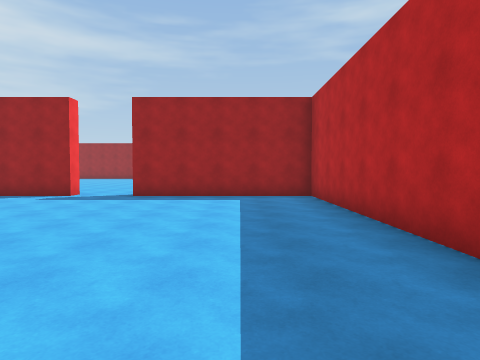
[1] (above)

24 first-person views from a walk through a Unity game level. The camera is 1.5 m above the floor, tilts 2° down and sees 75° across. The floor is counted in squares, 2 m on a side. Each view is taken from the middle of a square. On the plan, view 1 faces up. The plan holds only what a view shows up to about 10 squares ahead; the rest is blank. The place goes on beyond the plan.

[2]
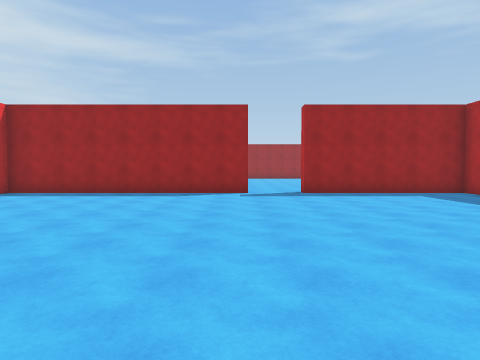

[3]
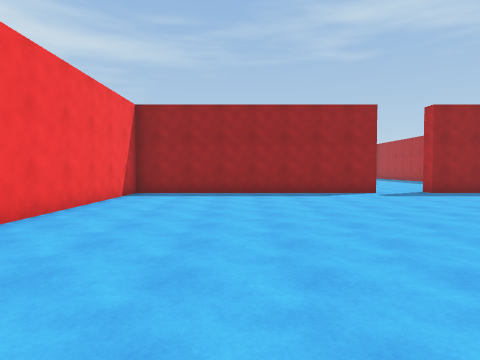

[4]
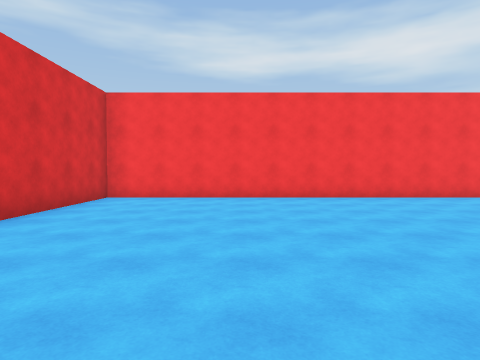

[5]
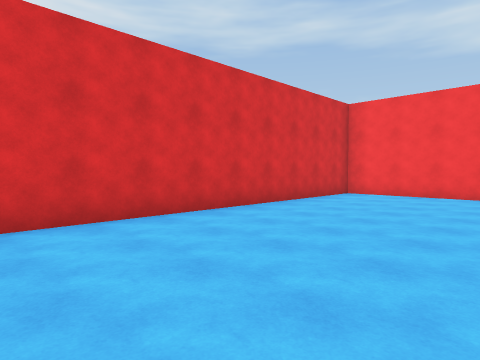

[6]
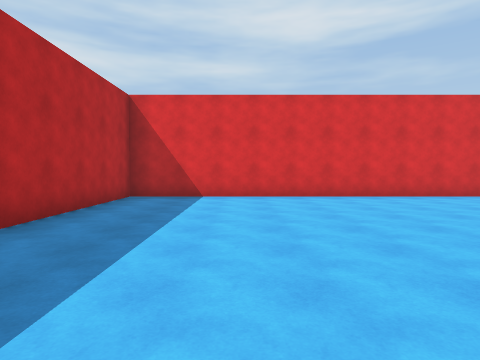

[7]
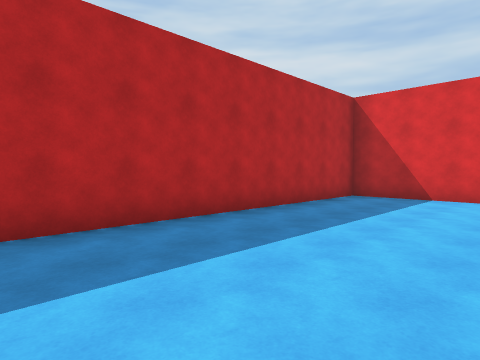

[8]
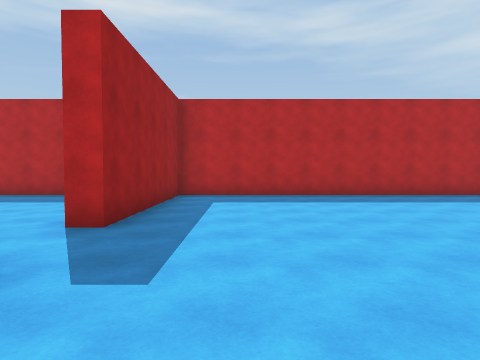

[9]
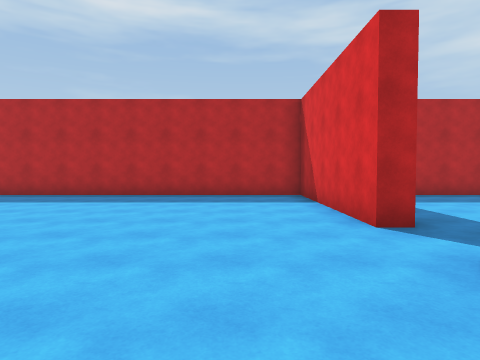

[10]
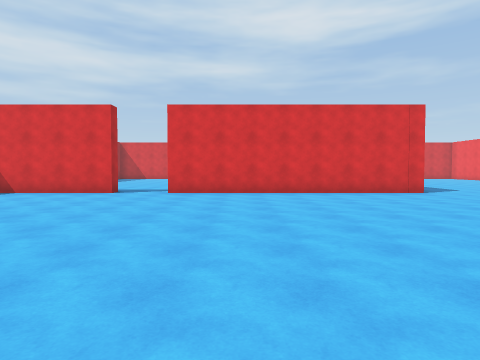

[11]
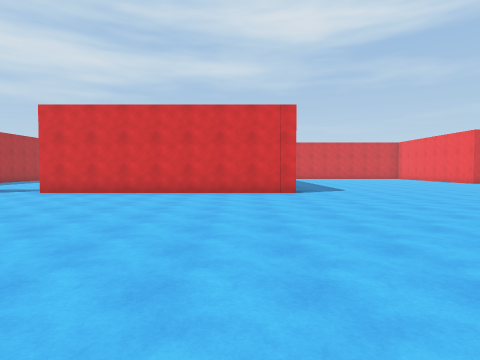

[12]
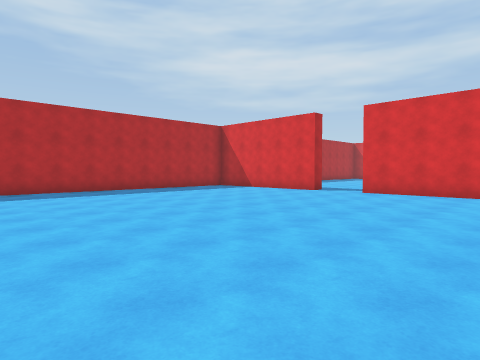

[13]
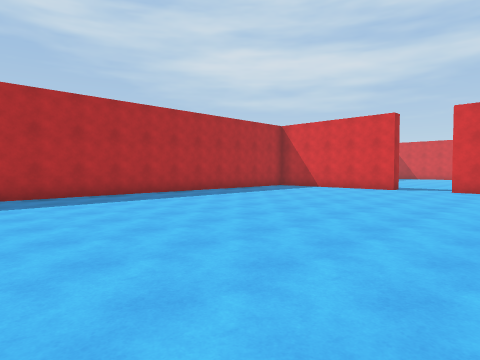

[14]
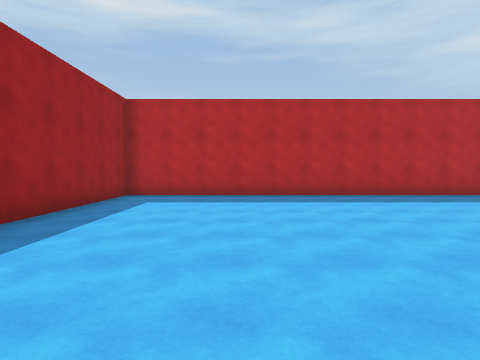

[15]
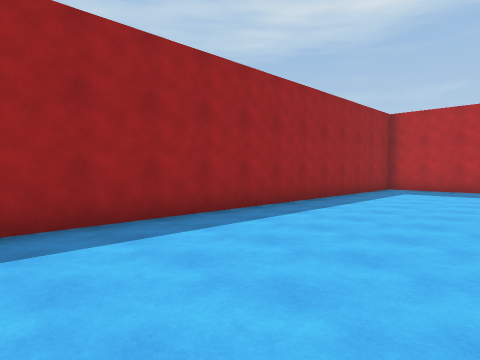

[16]
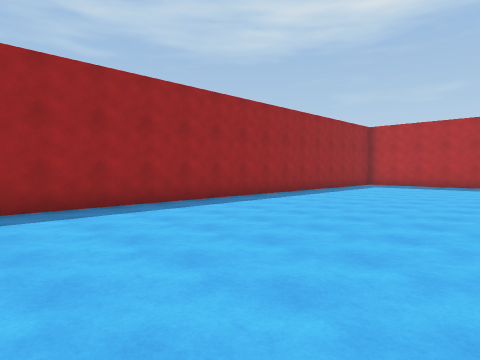

[17]
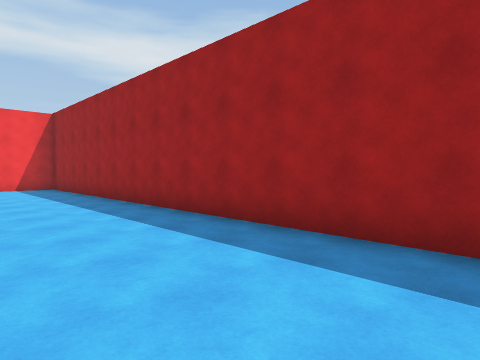

[18]
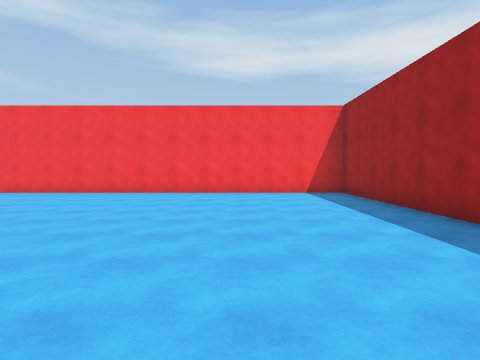

[19]
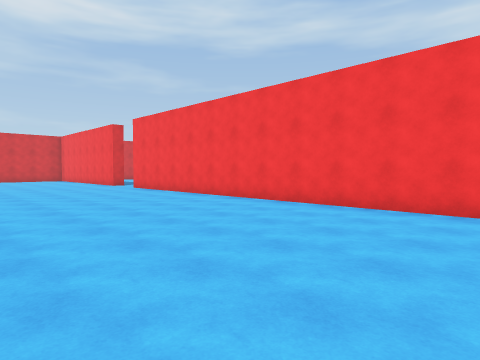

[20]
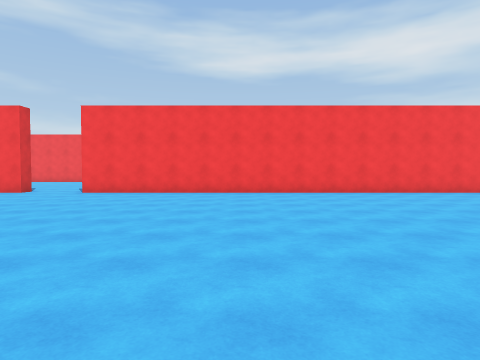

[21]
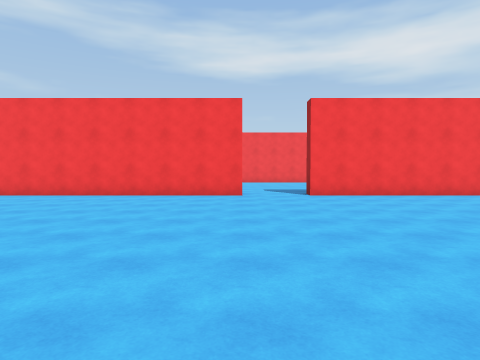

[22]
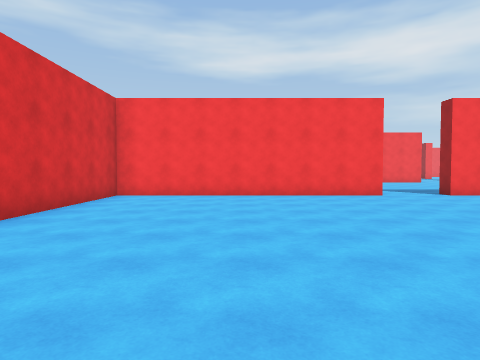

[23]
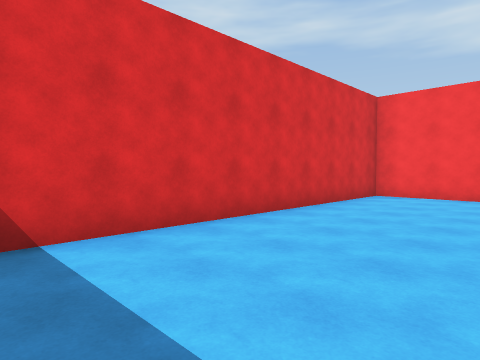

[24]
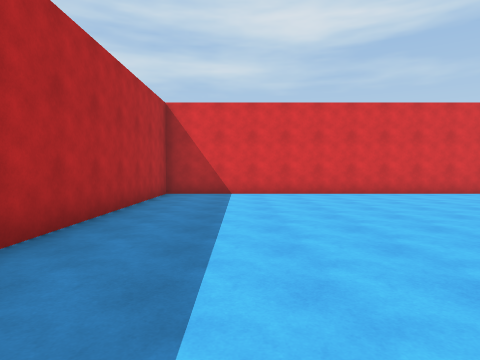

### Floor plan
Ten units are one square. View 1 is at (0, 0); x grows to the right and y downward. Boxes are objects, and circles mark ways between rooms. Rooms are numbered by the first view taken in them; rooms with no view inside come last. Other rooms are left out.
<svg viewBox="-235 -247 260 297">
<path fill="none" stroke="#000" d="M-47 -87 -122 -87 -122 45 20 45 20 -87 -30 -87M-129 -92 -47 -92 -47 -87M-30 -87 -30 -92 20 -92 20 -242 -229 -242 -229 -50M-229 -31 -229 45 -128 45 -128 -21"/>
<circle cx="-35" cy="-90" r="3" fill="#2a7"/>
<text x="-60" y="-20">1</text>
<text x="-130" y="-130">2</text>
</svg>
Room 1 opens to room 2.

Where each view was taken, in squares from view 1:
view 1: 0 up, 0 right, facing up
view 2: 1 down, 5 left, facing up
view 3: 1 down, 9 left, facing up
view 4: 1 down, 4 left, facing left
view 5: 0 up, 3 left, facing down-left
view 6: 4 up, 1 left, facing down
view 7: 4 up, 2 left, facing down-right
view 8: 7 up, 7 left, facing right
view 9: 11 up, 7 left, facing right
view 10: 19 up, 7 left, facing down
view 11: 19 up, 11 left, facing down
view 12: 19 up, 9 left, facing down-right
view 13: 21 up, 7 left, facing down-right
view 14: 21 up, 7 left, facing right
view 15: 20 up, 10 left, facing up-right
view 16: 18 up, 13 left, facing up-right
view 17: 21 up, 10 left, facing up-left
view 18: 21 up, 13 left, facing left
view 19: 17 up, 17 left, facing down-left
view 20: 10 up, 13 left, facing left
view 21: 3 up, 14 left, facing left
view 22: 1 down, 14 left, facing left
view 23: 1 down, 14 left, facing down-left
view 24: 5 up, 15 left, facing down
